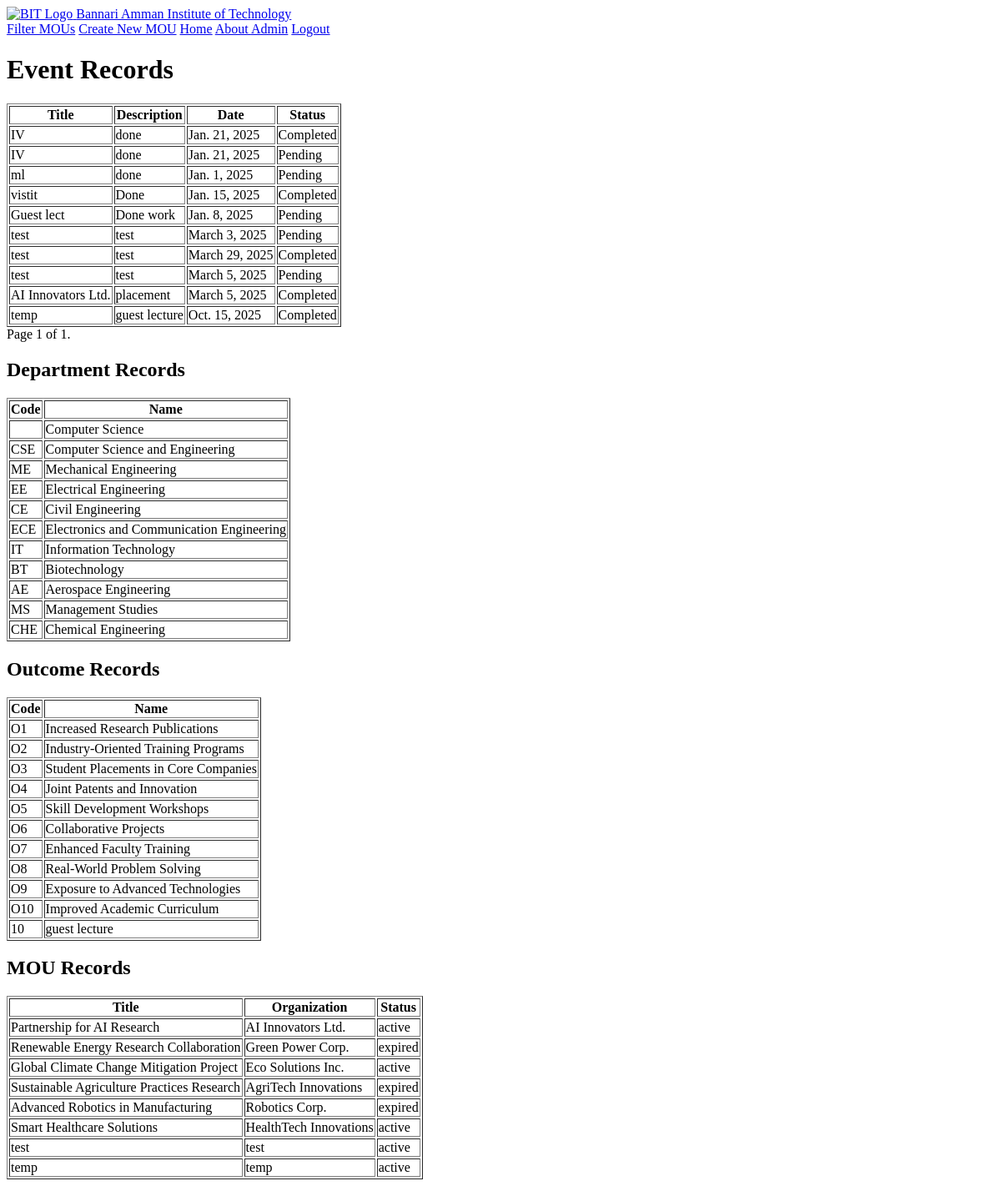
The page /show-database/ (signed in) on the database as committed earlier.
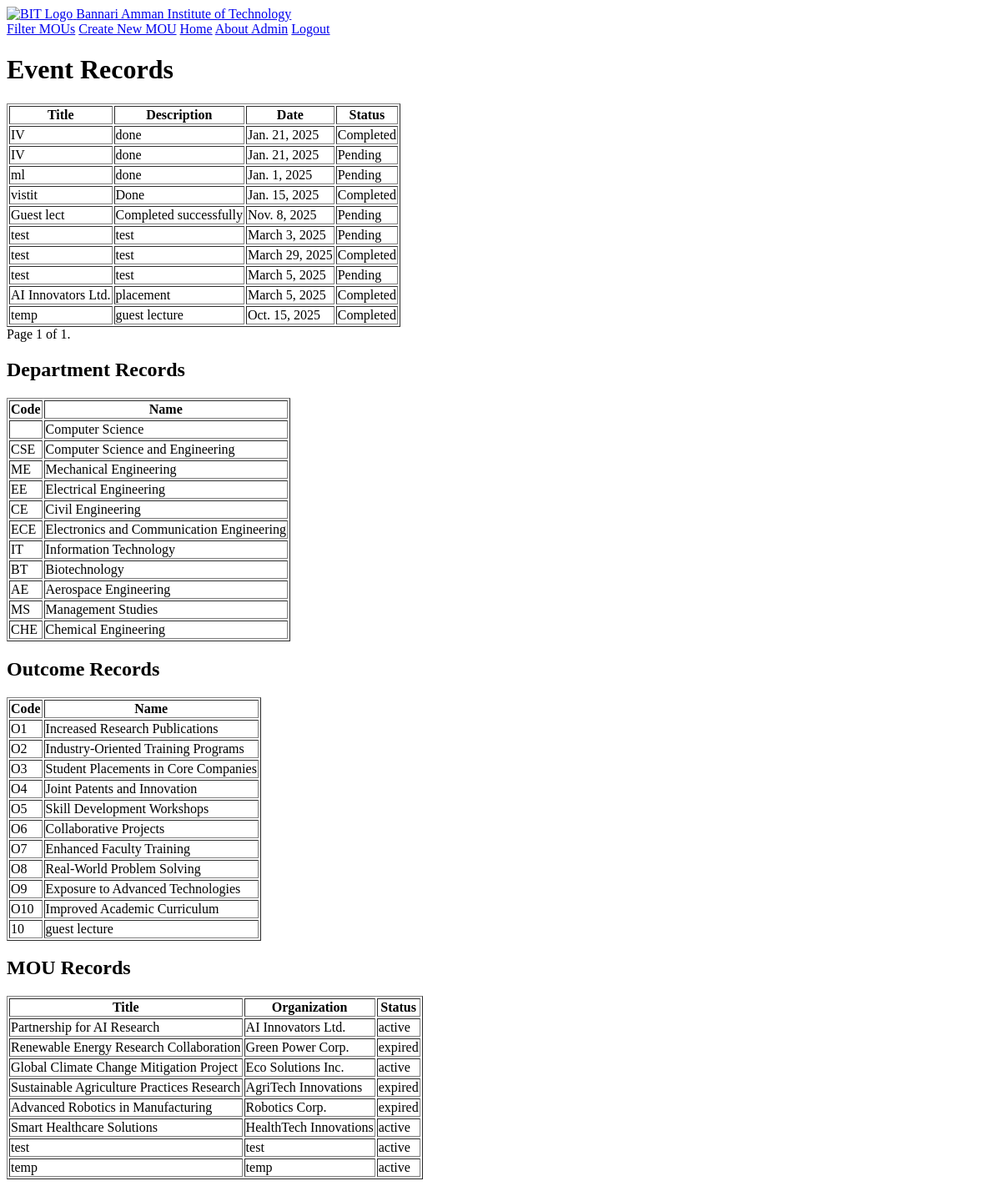
The same page on the database as committed later.
### mou/models.py (models this page shows, shortened)
class Event(models.Model):
    mou = models.ForeignKey('MOU', on_delete=models.CASCADE, related_name='events')
    title = models.CharField(max_length=255)
    description = models.TextField()
    date = models.DateField()
    status = models.CharField(
        max_length=50,
        choices=[
            ('Pending', 'Pending'),
            ('Completed', 'Completed'),
        ],
        default='Pending'
    )

### mou/views.py (the view)
# urls.py: path('show-database/', views.show_database, name='show_database'),
@login_required
def show_database(request):
    records = Event.objects.all()
    records1 = Department.objects.all()
    records2 = Outcome.objects.all()
    records3 = MOU.objects.all()
    paginator = Paginator(records, 10)  # Show 10 records per page
    page_number = request.GET.get('page')  # Get the page number from the request
    page_obj = paginator.get_page(page_number)
    return render(request, 'mou/show_database.html', {
        'records': page_obj,
        'records1': records1,
        'records2': records2,
        'records3': records3
    })

### mou/templates/mou/show_database.html (shortened to what this page needs)
<!DOCTYPE html>
<html lang="en">
<head>
</head>
<body>
    {% include 'mou/_navbar.html' %}
    <h1>Event Records</h1>
    <table border="1">
        <thead>
            <tr>
                <th>Title</th>
                <th>Description</th>
                <th>Date</th>
                <th>Status</th>
            </tr>
        </thead>
        <tbody>
            {% for record in records %}
                <tr>
                    <td>{{ record.title }}</td>
                    <td>{{ record.description }}</td>
                    <td>{{ record.date }}</td>
                    <td>{{ record.status }}</td>
                </tr>
            {% endfor %}
        </tbody>
    </table>
    <div>
        <span class="step-links">
            <span class="current">
                Page {{ records.number }} of {{ records.paginator.num_pages }}.
            </span>
        </span>
    </div>
    <h2>Department Records</h2>
    <table border="1">
        <thead>
            <tr>
                <th>Code</th>
                <th>Name</th>
            </tr>
        </thead>
        <tbody>
            {% for record in records1 %}
                <tr>
                    <td>{{ record.code }}</td>
                    <td>{{ record.name }}</td>
                </tr>
            {% endfor %}
        </tbody>
    </table>
    <h2>Outcome Records</h2>
    <table border="1">
        <thead>
            <tr>
                <th>Code</th>
                <th>Name</th>
            </tr>
        </thead>
        <tbody>
            {% for record in records2 %}
                <tr>
                    <td>{{ record.code }}</td>
                    <td>{{ record.name }}</td>
                </tr>
            {% endfor %}
        </tbody>
    </table>
    <h2>MOU Records</h2>
    <table border="1">
        <thead>
            <tr>
                <th>Title</th>
                <th>Organization</th>
                <th>Status</th>
            </tr>
        </thead>
        <tbody>
            {% for record in records3 %}
                <tr>
                    <td>{{ record.title }}</td>
                    <td>{{ record.organization_name }}</td>
                    <td>{{ record.status }}</td>
                </tr>
            {% endfor %}
        </tbody>
    </table>
</body>
</html>

Rows that differ between the two databases and show on the page:
changed Event "Guest lect": description "Done work" → "Completed successfully"; date "Jan. 8, 2025" → "Nov. 8, 2025"
